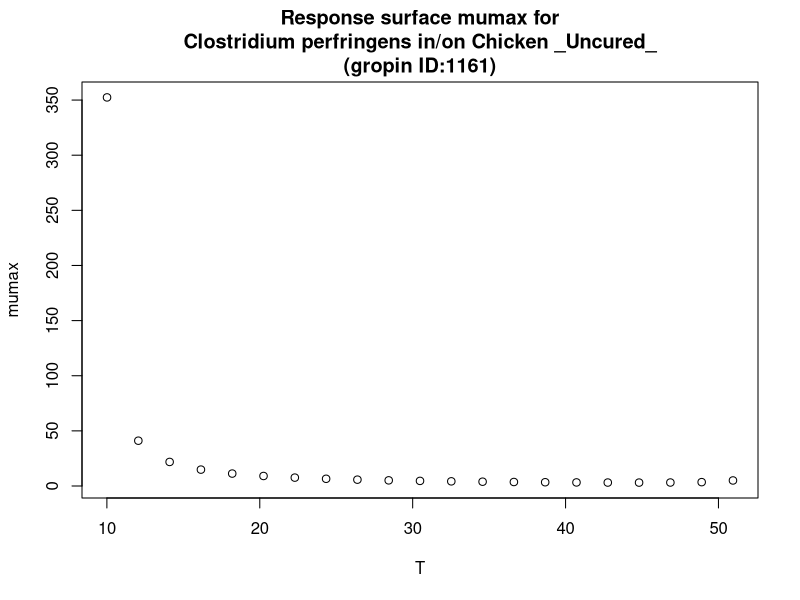

Reproduce this figure in R.
#############################
# start of Parameter script
#############################
T <- seq(10.01,50.949050949051,length.out=21)
#############################
# end of Parameter script
#############################
############################# 
# start of Model script Gropin ID 1161 
#############################
 
# constant coefficients for this model
 
variables <- data.frame(T)
argumentsPar <- expand.grid(variables)
 
# heart of the model
response_surface <- function(T) {
   mumax <-((sqrt(0.048^2)*sqrt((T-9.74)^2)*sqrt((sqrt(1-exp(0.208*(T-52.1))))^2))^(-1))*log(1+(1/0.0105))

return(mumax=mumax)
} 

# output parameters
responseSurface <- cbind(argumentsPar,response_surface(argumentsPar['T']))
colnames(responseSurface) <- c(colnames(argumentsPar),'mumax')
#############################
# End of Model script
#############################
############################# 
# start of Visualisation script Gropin ID 1161 
#############################
plot(T,responseSurface$'mumax',xlab='T',
                          ylab='mumax',main='Response surface mumax for
Clostridium perfringens in/on Chicken _Uncured_
(gropin ID:1161)')
#############################
# End of Visualisation script
#############################
